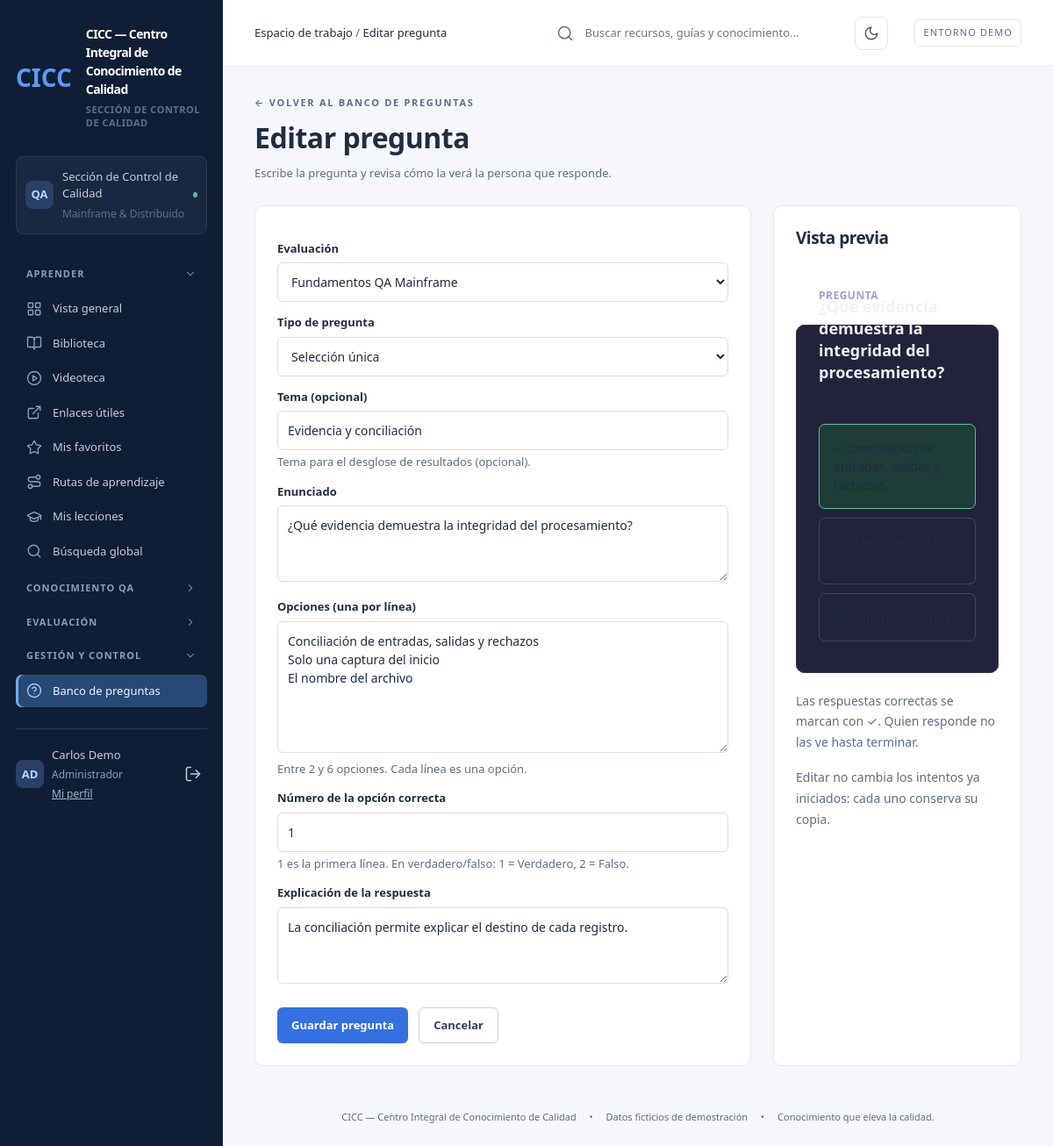
The page /question/1/edit/ (signed in) on the database its author committed.
### hub/models.py (models this page shows, shortened)
class Question(models.Model):
    assessment = models.ForeignKey(Assessment, on_delete=models.CASCADE, related_name='questions')
    kind = models.CharField(max_length=10, choices=QUESTION_KINDS, default='single')
    text = models.TextField()
    options = models.JSONField(default=list, blank=True)
    correct = models.PositiveSmallIntegerField(default=0, help_text='Índice (desde 0) de la opción correcta.')
    correct_set = models.JSONField(default=list, blank=True, help_text='Selección múltiple: índices correctos.')
    accepted = models.JSONField(default=list, blank=True, help_text='Respuesta corta: respuestas aceptadas.')
    explanation = models.TextField()
    topic = models.CharField(max_length=80, blank=True, help_text='Tema para el desglose de resultados (opcional).')

### hub/views/questions.py (the view)
# urls.py: path('question/<int:pk>/edit/', v.question_edit, name='question_edit'),
@permission_required('hub.change_question', raise_exception=True)
def question_edit(request, pk):
    return question_form(request, get_object_or_404(Question, pk=pk))

### hub/models.py (called while the page is built)
    def __str__(self):
        return self.title

### hub/navigation.py (called while the page is built)
def allowed(user, slug):
    return slug not in GATES or user.has_perm(GATES[slug])

def groups_for(user, section):
    groups = []
    for key, label, items in NAV_GROUPS:
        visible = [item for item in items if allowed(user, item[0])]
        if visible:
            groups.append(
                {'key': key, 'label': label, 'items': visible, 'active': any(slug == section for slug, _, _ in visible)}
            )
    return groups

### hub/templatetags/cicc.py (called while the page is built)
@register.simple_tag
def icon(name, css=''):
    body = ICONS.get(name, ICONS['file'])
    cls = f'icon {css}'.strip()
    return mark_safe(
        f'<svg class="{cls}" viewBox="0 0 24 24" width="1em" height="1em" fill="none" stroke="currentColor" '
        f'stroke-width="1.8" stroke-linecap="round" stroke-linejoin="round" aria-hidden="true" focusable="false">{body}</svg>'
    )

@register.filter
def role_of(user):
    group = user.groups.first()
    if group:
        return group.name
    return 'Administrador' if user.is_superuser else 'Sin rol'

@register.filter
def get_item(mapping, key):
    return mapping.get(key)

### hub/views/common.py (called while the page is built)
def ctx(request, section, **extra):
    return {
        'nav_groups': groups_for(request.user, section),
        'section': section,
        'title': TITLES.get(section, 'Recurso'),
        'active_attempts': Attempt.objects.filter(user=request.user, finished=False).count(),
        **extra,
    }

### hub/views/questions.py (called while the page is built)
def question_form(request, question=None):
    form = QuestionForm(request.POST or None, instance=question)
    if request.method == 'POST' and form.is_valid():
        saved = form.save()
        log(request.user, f'{"Edita" if question else "Crea"} pregunta {saved.pk}')
        messages.success(request, 'Pregunta guardada. Los intentos ya iniciados conservan su propia copia.')
        return redirect('/p/questions/')
    return render(
        request,
        'question_form.html',
        ctx(
            request,
            'questions',
            form=form,
            question=question,
            title='Editar pregunta' if question else 'Nueva pregunta',
        ),
    )

### templates/question_form.html (shortened to what this page needs)
{% extends 'base.html' %}
{% load static cicc %}
{% block content %}
<a href="/p/questions/" class="eyebrow">← VOLVER AL BANCO DE PREGUNTAS</a>
<div class="page-heading"><div><h1>{{ title }}</h1><p>Escribe la pregunta y revisa cómo la verá la persona que responde.</p></div></div>
<div class="two-col">
  <section class="panel">
    <form method="post" class="stack-form" id="question-form" novalidate>{% csrf_token %}
      {% for field in form %}
      <div class="field{% if field.errors %} has-error{% endif %}" data-for="{{ field.field.widget.attrs|get_item:'data-for'|default_if_none:'' }}">
        <label for="{{ field.id_for_label }}">{{ field.label }}</label>
        {{ field }}
        {% if field.help_text %}<small>{{ field.help_text }}</small>{% endif %}
      </div>
      {% endfor %}
      <div class="form-actions">
        <button class="btn-primary">Guardar pregunta</button>
        <a class="btn-secondary" href="/p/questions/">Cancelar</a>
      </div>
    </form>
  </section>
  <aside class="panel" aria-labelledby="preview-title">
    <h2 id="preview-title">Vista previa</h2>
    <fieldset class="question preview" id="preview">
      <legend><small>PREGUNTA</small><span id="preview-text">—</span></legend>
      <div id="preview-options"></div>
    </fieldset>
    <p class="hint">Las respuestas correctas se marcan con ✓. Quien responde no las ve hasta terminar.</p>
    {% if question %}<p class="hint">Editar no cambia los intentos ya iniciados: cada uno conserva su copia.</p>{% endif %}
  </aside>
</div>
{% endblock %}

### templates/base.html (shortened to what this page needs)
{% load static cicc %}<!doctype html>
<html lang="es">
<head>
  <link rel="stylesheet" href="{% static 'vendor/bootstrap.min.css' %}">
  <link rel="stylesheet" href="{% static 'hub.css' %}">
</head>
<body class="theme-{{ section }}">
<aside class="sidebar">
  <a class="brand" href="/">
    <span class="brand-dot">CICC</span>
    <div>CICC — Centro Integral de Conocimiento de Calidad<small>SECCIÓN DE CONTROL DE CALIDAD</small></div>
  </a>
  <div class="workspace">
    <span class="avatar" aria-hidden="true">QA</span>
    <div>Sección de Control de Calidad<small>Mainframe &amp; Distribuido</small></div>
    <span class="online" aria-hidden="true"></span>
  </div>
  <nav aria-label="Menú principal" data-user="{{ user.pk }}">
    {% for group in nav_groups %}
    <section class="nav-group{% if group.active %} is-active{% endif %}" data-group="{{ group.key }}">
      <button type="button" class="nav-label nav-toggle" aria-expanded="true" aria-controls="nav-{{ group.key }}">
        <span>{{ group.label }}</span>{% icon 'chevron' 'chevron' %}
      </button>
      <div class="nav-items" id="nav-{{ group.key }}">
        {% for slug, label, glyph in group.items %}
        <a href="/p/{{ slug }}/" class="{% if section == slug %}active{% endif %}"{% if section == slug %} aria-current="page"{% endif %}>
          {% icon glyph %}<span class="nav-text">{{ label }}</span>
        </a>
        {% endfor %}
      </div>
    </section>
    {% endfor %}
  </nav>
  <div class="sidebar-bottom">
    <div class="avatar" aria-hidden="true">{{ user.username|slice:':2'|upper }}</div>
    <div>{{ user.get_full_name|default:user.username }}<small>{{ user|role_of }}</small><a class="side-link" href="{% url 'profile' %}">Mi perfil</a></div>
    <form method="post" action="/logout/">{% csrf_token %}
      <button class="icon-button" title="Cerrar sesión" aria-label="Cerrar sesión">{% icon 'logout' %}</button>
    </form>
  </div>
</aside>
<div class="main">
  <header>
    <span class="crumbs"><a href="/p/dashboard/">Espacio de trabajo</a> <span class="muted" aria-hidden="true">/</span> <strong>{{ title }}</strong></span>
    <form action="/p/search/" class="global-search" role="search">
      {% icon 'search' %}
      <input aria-label="Buscar en el conocimiento" name="q" value="{{ query }}" placeholder="Buscar recursos, guías y conocimiento...">
    </form>
    <button type="button" id="theme-toggle" class="theme-toggle" aria-pressed="false" aria-label="Cambiar a modo oscuro">{% icon 'moon' 'when-light' %}{% icon 'sun' 'when-dark' %}</button>
    <span class="header-tag">ENTORNO DEMO</span>
  </header>
  <main id="contenido">
    {% block content %}{% endblock %}
    <footer>CICC — Centro Integral de Conocimiento de Calidad <span>•</span> Datos ficticios de demostración <span>•</span> Conocimiento que eleva la calidad.</footer>
  </main>
</div>
</body>
</html>

### rows shown on the page
Question: form "Fundamentos QA Mainframe" "Selección única" "Evidencia y conciliación" "¿Qué evidencia demuestra la integridad del procesamiento?" "La conciliación permite explicar el destino de cada registro."

### other values the page prints
{{ group.label }} "APRENDER" "CONOCIMIENTO QA" "EVALUACIÓN" "GESTIÓN Y CONTROL"
{{ label }} "Vista general" "Biblioteca" "Videoteca" "Enlaces útiles" "Mis favoritos" "Rutas de aprendizaje" "Mis lecciones" "Búsqueda global" "Banco de preguntas"
{{ user.username|slice:':2'|upper }} "AD"
{{ user.get_full_name|default:user.username }} "Carlos Demo"
{{ user|role_of }} "Administrador"
{{ title }} "Editar pregunta"
{{ field.label }} "Evaluación" "Tipo de pregunta" "Tema (opcional)" "Enunciado" "Opciones (una por línea)" "Número de la opción correcta" "Explicación de la respuesta"
{{ field.help_text }} "Tema para el desglose de resultados (opcional)." "Entre 2 y 6 opciones. Cada línea es una opción." "1 es la primera línea. En verdadero/falso: 1 = Verdadero, 2 = Falso."
